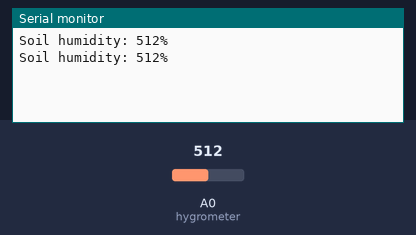
Simulated run of this program. Board: ESP8266 (Wemos D1 mini). Shown: the last lines printed to the serial monitor. Inputs (shaded band) come from the test bench; at power-on: A0 (hygrometer) = 512.

Above: at 2.8 s.
2.9 s: A0 (hygrometer) set to 716
At 5.2 s:
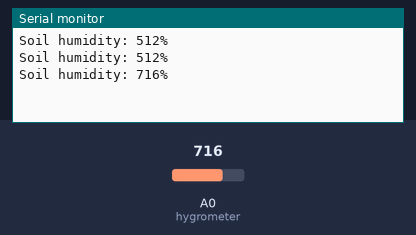
5.6 s: A0 (hygrometer) set to 900
At 7.0 s:
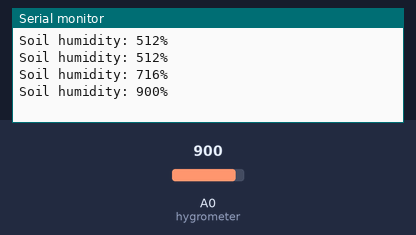
Timing chart, 0 to 8.6 s (numbered marks = the images above; inputs shaded):
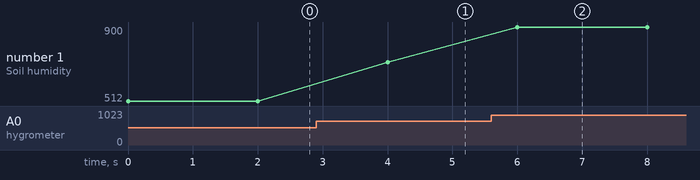

Measured:
- after the input at 2.9 s, the serial monitor: prints a new line after 1.1 s (image 1)
- after the input at 5.6 s, the serial monitor: prints a new line after 0.40 s (image 2)
- plotted number 1: 512 → 716 after the input at 2.9 s, 716 → 900 after the input at 5.6 s

The program:

main.cpp
```cpp
#include <Arduino.h>
/*	Arduino Tutorial - How to use a Soil Hygrometer Module
	Dev: Michalis Vasilakis // Date: 18/05/2016 // www.ardumotive.com	*/


//Constants
const int hygrometer = A0;	//Hygrometer sensor analog pin output at pin A0 of Arduino
//Variables
int value;

void setup(){

	Serial.begin(9600);
}

void loop(){

	// When the plant is watered well the sensor will read a value 380~400, I will keep the 400
	// value but if you want you can change it below.

	value = analogRead(hygrometer);		//Read analog value
	// value = constrain(value,400,1023);	//Keep the ranges!
	// value = map(value,400,1023,100,0);	//Map value : 400 will be 100 and 1023 will be 0
	Serial.print("Soil humidity: ");
	Serial.print(value);
	Serial.println("%");
	delay(2000); //Read every 2 sec.
}
```
